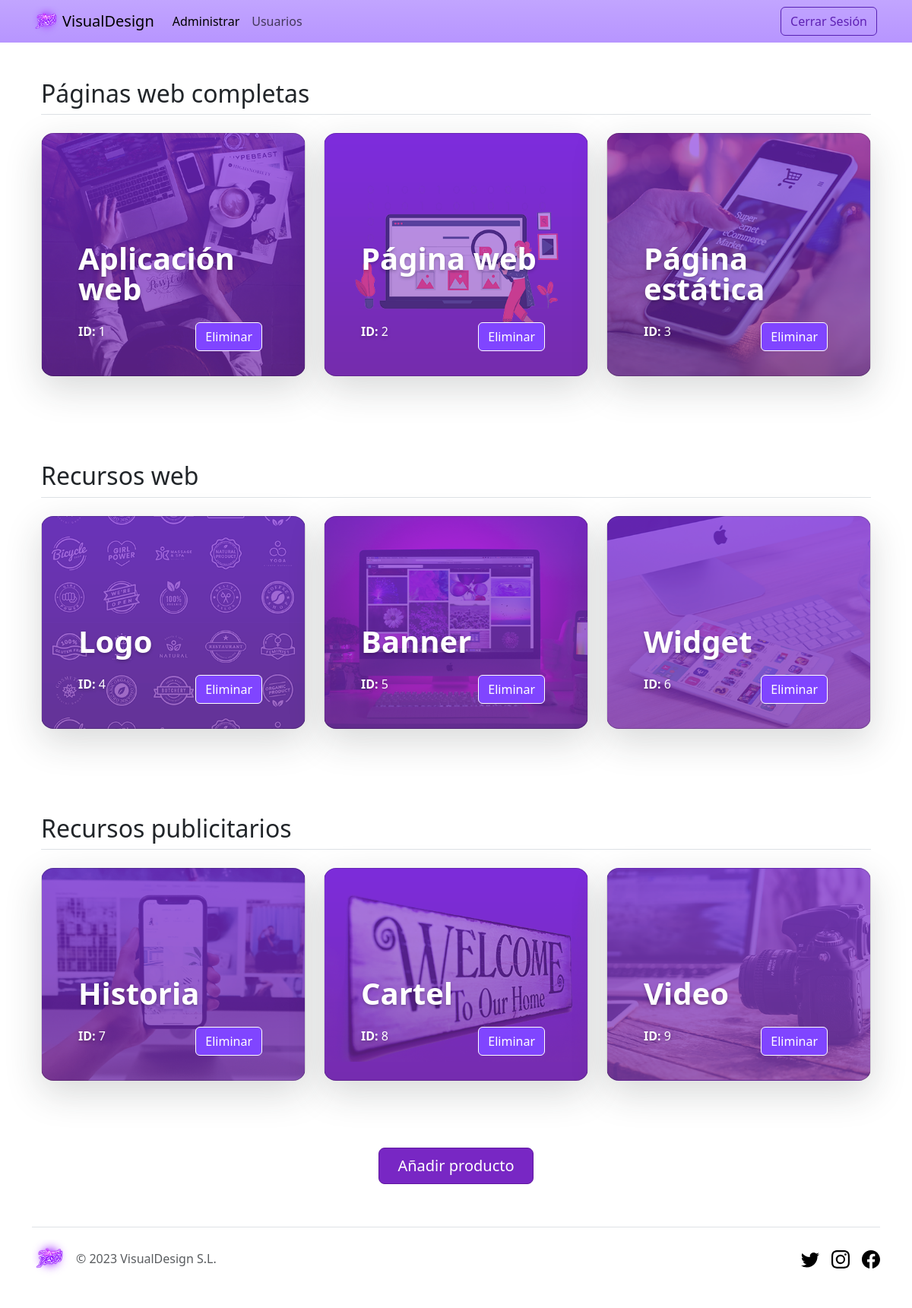
The page /Paginas/admin.php (signed in) on the database its author committed.
### tables this page shows
CREATE TABLE Productos (
	ID int(3) AUTO_INCREMENT,
	Nombre varchar(40) NOT NULL,
	Descripcion varchar(400) NOT NULL,
	Precio varchar(7) NOT NULL,
	Categoria varchar(200) NOT NULL,
    Foto varchar(40) NOT NULL,
	CONSTRAINT pk_Producto PRIMARY KEY (ID)
);

### Paginas/admin.php (the view, shortened to what this page needs)
<!DOCTYPE html>
<html lang="en">
<head>
    <link rel="stylesheet" href="../Estilos/style.css">
</head>
<body>
    <nav class="navbar sticky-top navbar-expand-lg bg-body-tertiary bg-gradient">
        <div class="container">
            <img class="img-fluid" src="../Imagenes/logo.png" width="40">
            <a class="navbar-brand" href="index.php">VisualDesign</a>
            <div class="collapse navbar-collapse" id="navbarTogglerDemo02">
                <ul class="navbar-nav me-auto mb-2 mb-lg-0">
                    <li class="nav-item">
                        <a class="nav-link active" aria-current="page" href="../Paginas/admin.php">Administrar</a>
                    </li>
                    <li class="nav-item">
                        <a class="nav-link " aria-current="page" href="../Paginas/users.php">Usuarios</a>
                    </li>
                </ul>
                <div class="d-flex text-center">
                    <?php
                    if (!isset($_SESSION['correo'])) {
                        echo '<a href="../Paginas/IniciarSesion.php"><button type="button" class="btn btn-outline-primary me-1">Iniciar Sesión</button></a>
                                <a href="../Paginas/registro.php"><button type="button" class="btn btn-primary">Registro</button></a>';
                    } else {
                        echo '<a href="../Paginas/CerrarSesion.php"><button type="button" class="btn btn-outline-primary me-1">Cerrar Sesión</button></a>';
                    }
                    ?>
                </div>
            </div>
        </div>
    </nav>
    <?php
    try {
        $opc = array(PDO::MYSQL_ATTR_INIT_COMMAND => "SET NAMES utf8");
        $dsn = "mysql:host=localhost;dbname=Tienda";
        $dwes = new PDO($dsn, "Tienda", "Tienda", $opc);
    } catch (PDOException $e) {
        $error = $e->getCode();
        $mensaje = $e->getMessage();
    }
    if (!isset($error)) {
        $sql = "SELECT DISTINCT Categoria FROM Productos";
        $resultado = $dwes->query($sql);
        if ($resultado) {
            $row = $resultado->fetch();
            while ($row != null) {
                $categoria = $row['Categoria'];
                echo " <div class='container px-4 py-5' id='custom-cards'>
                        <h2 class='pb-2 border-bottom'>$categoria</h2>
                        <div class='row row-cols-1 row-cols-lg-3 align-items-stretch g-4 py-3'>";
                $sql2 = "SELECT ID, Nombre, Foto FROM Productos WHERE Categoria = '$categoria'";
                $resultado2 = $dwes->query($sql2);
                $row2 = $resultado2->fetch();
                while ($row2 != null) {
                    $nombre = $row2['Nombre'];
                    $foto = $row2['Foto'];
                    $id = $row2['ID'];
                    echo "<div class='col zoom'>
                        <div class='card card-cover h-100 overflow-hidden text-bg-dark rounded-4 shadow-lg' style='background-image: url(\"$foto\");'>
                            <div class='d-flex flex-column h-100 p-5 pb-3 text-white text-shadow-1'>
                            <h3 class='pt-5 mt-5 mb-4 display-6 lh-1 fw-bold'>$nombre</h3>
                            <ul class='d-flex list-unstyled mt-auto'>
                                <li class='me-auto'>
                                <b>ID: </b>$id
                                </li>
                                <li class='d-flex align-items-center me-2'>
                                <form name='input' action='admin.php' method='post' ENCTYPE='multipart/form-data'>
                                <input type='hidden' name='idborrar' value='$id'>
                                <button type='submit' name='eliminar' class='btn btn-danger'>Eliminar</button>
                                </form>
                                </li>
                            </ul>
                            </div>
                        </div>
                        </div>";
                    $row2 = $resultado2->fetch();
                }
                echo " </div></div>";
                $row = $resultado->fetch();
            }
        }
    }
    ?>
<div class='pt-4 pb-4 d-grid gap-2 d-sm-flex justify-content-sm-center'>
              <a href='../Paginas/añadir.php'><button type='button' class='btn btn-primary btn-lg px-4 gap-3'>Añadir producto</button></a>
            </div>
    <div class="pt-2 container">
        <footer class="d-flex flex-wrap justify-content-between align-items-center py-3 my-4 border-top">
            <div class="col-md-4 d-flex align-items-center">
                <a href="/" class="mb-3 me-2 mb-md-0 text-muted text-decoration-none lh-1">
                    <img class="img-fluid" src="../Imagenes/logo.png" width="50">
                </a>
                <span class="mb-3 mb-md-0 text-muted">&copy; 2023 VisualDesign S.L.</span>
            </div>
            <ul class="nav col-md-4 justify-content-end list-unstyled d-flex">
                <li class="ms-3"><a class="text-muted" href="#"><svg class="bi" width="24" height="24">
                            <use xlink:href="#twitter" />
                        </svg></a></li>
                <li class="ms-3"><a class="text-muted" href="#"><svg class="bi" width="24" height="24">
                            <use xlink:href="#instagram" />
                        </svg></a></li>
                <li class="ms-3"><a class="text-muted" href="#"><svg class="bi" width="24" height="24">
                            <use xlink:href="#facebook" />
                        </svg></a></li>
            </ul>
        </footer>
    </div>
</body>
</html>

### rows shown on the page
productos: Foto (picture), Nombre "Aplicación web", ID "1"
productos: Foto (picture), Nombre "Página web", ID "2"
productos: Foto (picture), Nombre "Página estática", ID "3"
productos: Foto (picture), Nombre "Logo", ID "4"
productos: Foto (picture), Nombre "Banner", ID "5"
productos: Foto (picture), Nombre "Widget", ID "6"
productos: Foto (picture), Nombre "Historia", ID "7"
productos: Foto (picture), Nombre "Cartel", ID "8"
productos: Foto (picture), Nombre "Video", ID "9"

### other values the page prints
$categoria "Páginas web completas"
$categoria "Recursos web"
$categoria "Recursos publicitarios"
